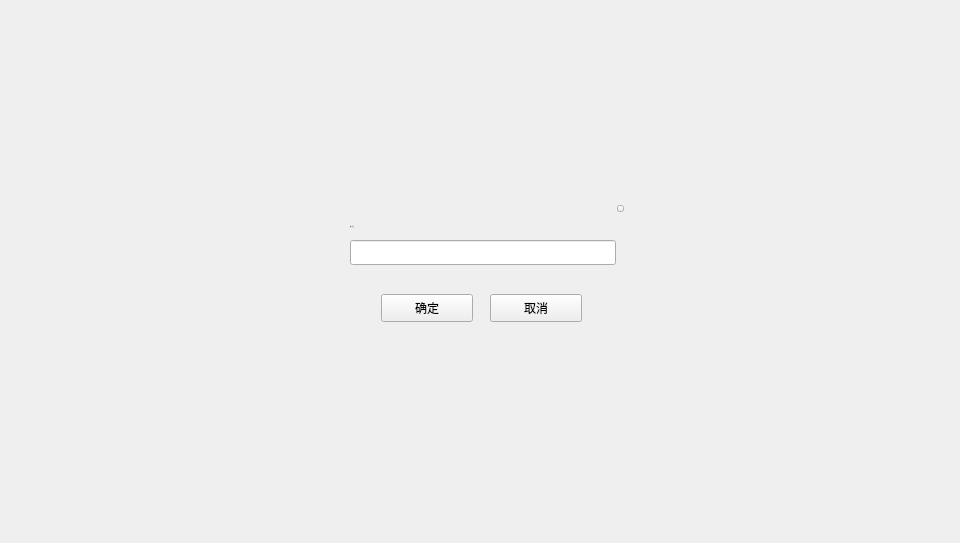
<?xml version="1.0" encoding="UTF-8"?>
<ui version="4.0">
 <class>AddPubKeyDialog</class>
 <widget class="QDialog" name="AddPubKeyDialog">
  <property name="geometry">
   <rect>
    <x>0</x>
    <y>0</y>
    <width>960</width>
    <height>543</height>
   </rect>
  </property>
  <property name="windowTitle">
   <string>Dialog</string>
  </property>
  <widget class="QWidget" name="widget" native="true">
   <property name="geometry">
    <rect>
     <x>0</x>
     <y>0</y>
     <width>960</width>
     <height>543</height>
    </rect>
   </property>
   <widget class="QWidget" name="containerWidget" native="true">
    <property name="geometry">
     <rect>
      <x>330</x>
      <y>200</y>
      <width>300</width>
      <height>136</height>
     </rect>
    </property>
    <widget class="QToolButton" name="cancelBtn">
     <property name="geometry">
      <rect>
       <x>160</x>
       <y>94</y>
       <width>92</width>
       <height>28</height>
      </rect>
     </property>
     <property name="cursor">
      <cursorShape>PointingHandCursor</cursorShape>
     </property>
     <property name="styleSheet">
      <string notr="true"/>
     </property>
     <property name="text">
      <string>取消</string>
     </property>
    </widget>
    <widget class="QToolButton" name="okBtn">
     <property name="geometry">
      <rect>
       <x>51</x>
       <y>94</y>
       <width>92</width>
       <height>28</height>
      </rect>
     </property>
     <property name="cursor">
      <cursorShape>PointingHandCursor</cursorShape>
     </property>
     <property name="styleSheet">
      <string notr="true"/>
     </property>
     <property name="text">
      <string>确定</string>
     </property>
    </widget>
    <widget class="QLabel" name="tipLabel">
     <property name="geometry">
      <rect>
       <x>20</x>
       <y>70</y>
       <width>261</width>
       <height>16</height>
      </rect>
     </property>
     <property name="styleSheet">
      <string notr="true">QLabel{font: 11px &quot;微软雅黑&quot;;color: rgb(255,0,0);}
</string>
     </property>
     <property name="text">
      <string/>
     </property>
    </widget>
    <widget class="QLineEdit" name="pubKeyLineEdit">
     <property name="geometry">
      <rect>
       <x>20</x>
       <y>40</y>
       <width>266</width>
       <height>25</height>
      </rect>
     </property>
     <property name="font">
      <font>
       <family>Microsoft YaHei UI Light</family>
      </font>
     </property>
     <property name="styleSheet">
      <string notr="true"/>
     </property>
     <property name="cursorPosition">
      <number>0</number>
     </property>
    </widget>
    <widget class="QToolButton" name="closeBtn">
     <property name="geometry">
      <rect>
       <x>287</x>
       <y>5</y>
       <width>7</width>
       <height>7</height>
      </rect>
     </property>
     <property name="cursor">
      <cursorShape>PointingHandCursor</cursorShape>
     </property>
     <property name="focusPolicy">
      <enum>Qt::NoFocus</enum>
     </property>
     <property name="styleSheet">
      <string notr="true"/>
     </property>
     <property name="text">
      <string/>
     </property>
    </widget>
    <widget class="QLabel" name="label_9">
     <property name="geometry">
      <rect>
       <x>20</x>
       <y>16</y>
       <width>121</width>
       <height>21</height>
      </rect>
     </property>
     <property name="font">
      <font>
       <family>微软雅黑</family>
       <pointsize>-1</pointsize>
       <weight>50</weight>
       <italic>false</italic>
       <bold>false</bold>
      </font>
     </property>
     <property name="styleSheet">
      <string notr="true">font: 11px &quot;微软雅黑&quot;;
color: rgb(137, 129, 161);</string>
     </property>
     <property name="text">
      <string>输入公钥</string>
     </property>
     <property name="alignment">
      <set>Qt::AlignLeading|Qt::AlignLeft|Qt::AlignVCenter</set>
     </property>
     <property name="wordWrap">
      <bool>true</bool>
     </property>
    </widget>
   </widget>
  </widget>
 </widget>
 <resources/>
 <connections/>
</ui>
